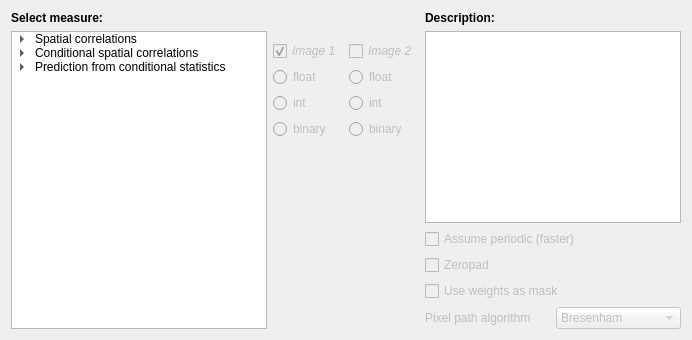
      <widget class="QWidget" name="tabWidgetPage1">
       <attribute name="title">
        <string>Measure</string>
       </attribute>
       <layout class="QHBoxLayout" name="horizontalLayout_7">
        <item>
         <layout class="QVBoxLayout" name="verticalLayout_6">
          <item>
           <widget class="QLabel" name="label_17">
            <property name="font">
             <font>
              <weight>75</weight>
              <bold>true</bold>
             </font>
            </property>
            <property name="text">
             <string>Select measure:</string>
            </property>
           </widget>
          </item>
          <item>
           <widget class="QTreeWidget" name="tab1_measure_treeWidget">
            <property name="headerHidden">
             <bool>true</bool>
            </property>
            <property name="columnCount">
             <number>1</number>
            </property>
            <column>
             <property name="text">
              <string notr="true">1</string>
             </property>
            </column>
            <item>
             <property name="text">
              <string>Spatial correlations</string>
             </property>
             <item>
              <property name="text">
               <string>2-point probability</string>
              </property>
             </item>
             <item>
              <property name="text">
               <string>2-point cluster</string>
              </property>
             </item>
             <item>
              <property name="text">
               <string>Lineal path</string>
              </property>
             </item>
            </item>
            <item>
             <property name="text">
              <string>Conditional spatial correlations</string>
             </property>
             <item>
              <property name="text">
               <string>2-point probability</string>
              </property>
             </item>
             <item>
              <property name="text">
               <string>Collapsed 2-point probability</string>
              </property>
             </item>
            </item>
            <item>
             <property name="text">
              <string>Prediction from conditional statistics</string>
             </property>
             <item>
              <property name="text">
               <string>2-point probability</string>
              </property>
             </item>
            </item>
           </widget>
          </item>
         </layout>
        </item>
        <item>
         <layout class="QVBoxLayout" name="verticalLayout">
          <item>
           <spacer name="verticalSpacer_4">
            <property name="orientation">
             <enum>Qt::Vertical</enum>
            </property>
            <property name="sizeType">
             <enum>QSizePolicy::Maximum</enum>
            </property>
            <property name="sizeHint" stdset="0">
             <size>
              <width>20</width>
              <height>30</height>
             </size>
            </property>
           </spacer>
          </item>
          <item>
           <widget class="QCheckBox" name="tab1_im0_checkBox">
            <property name="enabled">
             <bool>false</bool>
            </property>
            <property name="font">
             <font>
              <italic>true</italic>
             </font>
            </property>
            <property name="text">
             <string>Image 1</string>
            </property>
            <property name="checked">
             <bool>true</bool>
            </property>
           </widget>
          </item>
          <item>
           <widget class="QRadioButton" name="tab1_im0f_radioButton">
            <property name="enabled">
             <bool>false</bool>
            </property>
            <property name="text">
             <string>float</string>
            </property>
            <attribute name="buttonGroup">
             <string notr="true">buttonGroup_tab1_im0</string>
            </attribute>
           </widget>
          </item>
          <item>
           <widget class="QRadioButton" name="tab1_im0i_radioButton">
            <property name="enabled">
             <bool>false</bool>
            </property>
            <property name="text">
             <string>int</string>
            </property>
            <attribute name="buttonGroup">
             <string notr="true">buttonGroup_tab1_im0</string>
            </attribute>
           </widget>
          </item>
          <item>
           <widget class="QRadioButton" name="tab1_im0b_radioButton">
            <property name="enabled">
             <bool>false</bool>
            </property>
            <property name="text">
             <string>binary</string>
            </property>
            <attribute name="buttonGroup">
             <string notr="true">buttonGroup_tab1_im0</string>
            </attribute>
           </widget>
          </item>
          <item>
           <spacer name="horizontalSpacer_36">
            <property name="orientation">
             <enum>Qt::Horizontal</enum>
            </property>
            <property name="sizeType">
             <enum>QSizePolicy::Fixed</enum>
            </property>
            <property name="sizeHint" stdset="0">
             <size>
              <width>70</width>
              <height>20</height>
             </size>
            </property>
           </spacer>
          </item>
          <item>
           <spacer name="verticalSpacer">
            <property name="orientation">
             <enum>Qt::Vertical</enum>
            </property>
            <property name="sizeHint" stdset="0">
             <size>
              <width>20</width>
              <height>40</height>
             </size>
            </property>
           </spacer>
          </item>
         </layout>
        </item>
        <item>
         <layout class="QVBoxLayout" name="verticalLayout_2">
          <item>
           <spacer name="verticalSpacer_5">
            <property name="orientation">
             <enum>Qt::Vertical</enum>
            </property>
            <property name="sizeType">
             <enum>QSizePolicy::Maximum</enum>
            </property>
            <property name="sizeHint" stdset="0">
             <size>
              <width>20</width>
              <height>30</height>
             </size>
            </property>
           </spacer>
          </item>
          <item>
           <widget class="QCheckBox" name="tab1_im1_checkBox">
            <property name="enabled">
             <bool>false</bool>
            </property>
            <property name="font">
             <font>
              <italic>true</italic>
             </font>
            </property>
            <property name="text">
             <string>Image 2</string>
            </property>
           </widget>
          </item>
          <item>
           <widget class="QRadioButton" name="tab1_im1f_radioButton">
            <property name="enabled">
             <bool>false</bool>
            </property>
            <property name="text">
             <string>float</string>
            </property>
            <attribute name="buttonGroup">
             <string notr="true">buttonGroup_tab1_im1</string>
            </attribute>
           </widget>
          </item>
          <item>
           <widget class="QRadioButton" name="tab1_im1i_radioButton">
            <property name="enabled">
             <bool>false</bool>
            </property>
            <property name="text">
             <string>int</string>
            </property>
            <attribute name="buttonGroup">
             <string notr="true">buttonGroup_tab1_im1</string>
            </attribute>
           </widget>
          </item>
          <item>
           <widget class="QRadioButton" name="tab1_im1b_radioButton">
            <property name="enabled">
             <bool>false</bool>
            </property>
            <property name="text">
             <string>binary</string>
            </property>
            <attribute name="buttonGroup">
             <string notr="true">buttonGroup_tab1_im1</string>
            </attribute>
           </widget>
          </item>
          <item>
           <spacer name="horizontalSpacer_37">
            <property name="orientation">
             <enum>Qt::Horizontal</enum>
            </property>
            <property name="sizeType">
             <enum>QSizePolicy::Fixed</enum>
            </property>
            <property name="sizeHint" stdset="0">
             <size>
              <width>70</width>
              <height>20</height>
             </size>
            </property>
           </spacer>
          </item>
          <item>
           <spacer name="verticalSpacer_2">
            <property name="orientation">
             <enum>Qt::Vertical</enum>
            </property>
            <property name="sizeHint" stdset="0">
             <size>
              <width>20</width>
              <height>40</height>
             </size>
            </property>
           </spacer>
          </item>
         </layout>
        </item>
        <item>
         <layout class="QVBoxLayout" name="verticalLayout_3">
          <item>
           <widget class="QLabel" name="label">
            <property name="font">
             <font>
              <weight>75</weight>
              <bold>true</bold>
             </font>
            </property>
            <property name="text">
             <string>Description:</string>
            </property>
           </widget>
          </item>
          <item>
           <widget class="QTextEdit" name="tab1_measure_textEdit">
            <property name="readOnly">
             <bool>true</bool>
            </property>
           </widget>
          </item>
          <item>
           <widget class="QCheckBox" name="tab1_periodic_checkBox">
            <property name="enabled">
             <bool>false</bool>
            </property>
            <property name="text">
             <string>Assume periodic (faster)</string>
            </property>
           </widget>
          </item>
          <item>
           <widget class="QCheckBox" name="tab1_zeropad_checkBox">
            <property name="enabled">
             <bool>false</bool>
            </property>
            <property name="text">
             <string>Zeropad</string>
            </property>
           </widget>
          </item>
          <item>
           <widget class="QCheckBox" name="tab1_maskW_checkBox">
            <property name="enabled">
             <bool>false</bool>
            </property>
            <property name="text">
             <string>Use weights as mask </string>
            </property>
           </widget>
          </item>
          <item>
           <layout class="QHBoxLayout" name="horizontalLayout">
            <item>
             <widget class="QLabel" name="tab1_pixelpath_label">
              <property name="enabled">
               <bool>false</bool>
              </property>
              <property name="text">
               <string>Pixel path algorithm</string>
              </property>
             </widget>
            </item>
            <item>
             <widget class="QComboBox" name="tab1_pixelpath_comboBox">
              <property name="enabled">
               <bool>false</bool>
              </property>
              <item>
               <property name="text">
                <string>Bresenham</string>
               </property>
              </item>
              <item>
               <property name="text">
                <string>actual</string>
               </property>
              </item>
              <item>
               <property name="text">
                <string>full</string>
               </property>
              </item>
             </widget>
            </item>
           </layout>
          </item>
         </layout>
        </item>
       </layout>
      </widget>
